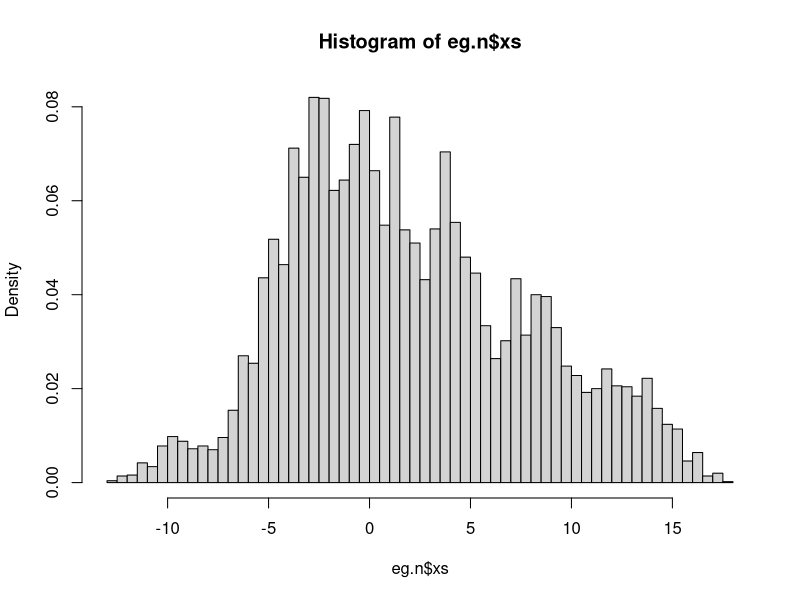
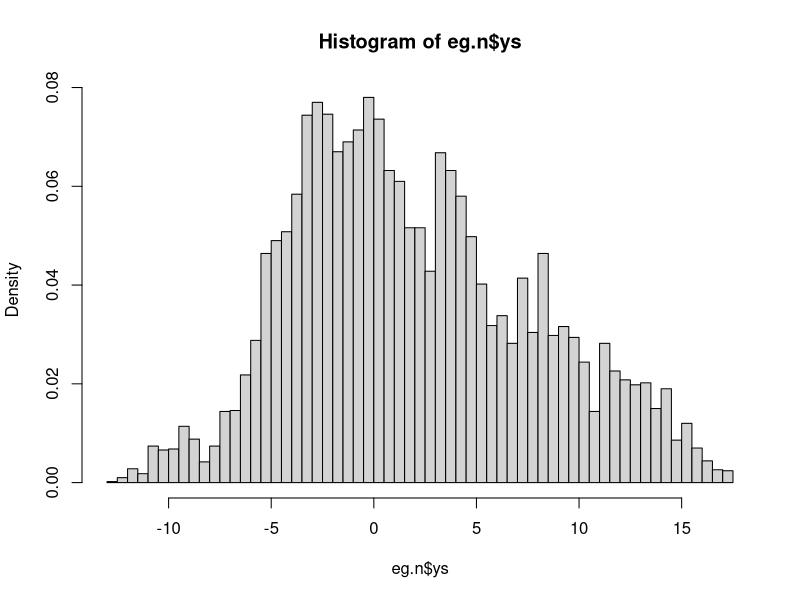
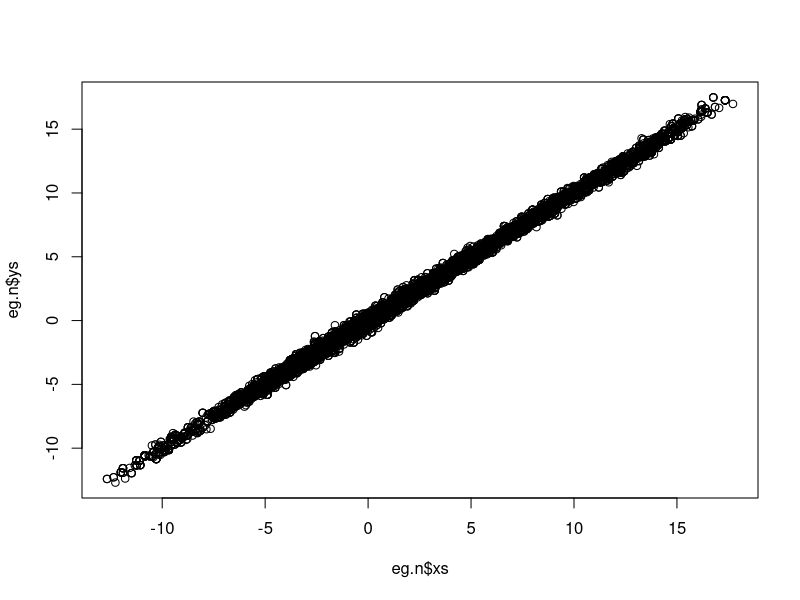

The R source for these figures, in order: (Note: this script raises an error after producing the figures.)
###McMC methods: Gibbs, M-H in R

##Gibbs sampling

## Example 1: 

## True joint probability distribution for theta1
## and theta2
joint <- matrix(c(.1,.2,.2,.1,.3,.1),2,3)
joint

## Gibbs sampler generating samples from 2 full
## conditional distributions
gibbs1 <- function(niter, th10, th20){
  th1 <- th10
  th2 <- th20
  
  th1_sam <- NULL  # to store samples for theta1
  th2_sam <- NULL  # to store samples for theta2
  
  myjoint <- matrix(0, nrow=2, ncol =3)
  for (i in 1:niter){
    th1 <- sample(c(1,2), 1, prob=joint[,th2]/sum(joint[,th2]))
    th2 <- sample(c(1,2,3), 1, prob=joint[th1,]/sum(joint[th1,]))
    
    th1_sam <- append(th1_sam, th1) #collect samples for theta1
    th2_sam <- append(th2_sam, th2) #collect samples for theta2
    
    myjoint[th1,th2] <- myjoint[th1,th2] +1
  }
  print(myjoint/sum(myjoint)) #joint prob distribution constructed from our samples
  list(th1=th1_sam, th2=th2_sam)
}

eg1 <- gibbs1(1000,1,1)
eg2 <- gibbs1(10000,1,1)


## Example 2: Gibbs sampling for bivariate Normal 
## random variables

## Let X~Normal(mu,V) where

V <- matrix(c(1,1,1,4),2,2) #covariance matrix
mu <- c(0,0) #mean vector

## Samples from X can be generated by the following
## gibbs sampler using the full conditional distributions
## x1|x2 and x2|x1

gibbs2 <- function(niter, x10,x20, V, mu){
  x1 <- x10
  x2 <- x20
  
  x1.samp <- NULL
  x2.samp <- NULL
  
  sig1 <- sqrt(V[1,1])
  sig2 <- sqrt(V[2,2])
  
  rho <- V[1,2]/(sig1*sig2) #correlation coefficient
  
  sig12 <- sig1*sqrt(1-rho^2)
  sig21 <- sig2*sqrt(1-rho^2)
  
  for (i in niter){
    x1 <- rnorm(1, mu[1] + sig1/sig2*rho*(x2-mu[2]), sig12 )     # conditional distn x1|x2
    x2 <- rnorm(1, mu[2] + sig2/sig1*rho*(x1-mu[1]), sig21 )    # conditional distn x2|x1
    
    x1.samp <- append(x1.samp, x1)
    x2.samp <- append(x2.samp, x2)
  }
  
  list( x1=x1.samp, x2=x2.samp)  # results collected
}

n.gib <- gibbs2(10000, 0,0, V,mu)




## Example 3: Metropolis-Hastings sampling

# Specify the (log- transformed)  target posterior distribution as a function

logpost <- function(x,y){
  - (a*x^2+ 2*b*x*y+ c*y^2)
}

# Set values required

a<- 5.25
c<- 5.25
b <- - 5.24

# M-H  for drawing samples from the above logpost

mh.1 <- function( niter, dx, dy, x0, y0) {
  
  xsamp <- NULL
  ysamp <- NULL
  
  x<- x0    # initial values
  y <- y0
  
  accept <-0
  
  for (i in 1:niter){
    
    xstar <- x+ runif(1, -dx, dx)   # Proposal moves a random distance +/-
    ystar <- y+ runif(1, -dy, dy)
    
    logalpha <- logpost(xstar, ystar)-logpost(x,y)
    
    if ( log( runif(1,0,1) ) < logalpha){
      x <- xstar
      y <- ystar
      accept <- accept +1
    } # end of if
    
    xsamp <- append(xsamp, x)
    ysamp <- append(ysamp, y)
    
  } # end of for
  
  ac <- accept/niter     # acceptance rate
  
  list( xs=xsamp, ys=ysamp, ac=ac)
}

eg.n <- mh.1(10000, 2,2,0,0)
eg.n <- mh.1(10000, 1,1,0,0)

hist(eg.n$xs, 100, prob=T)
hist(eg.n$ys, 100, prob=T)

plot(eg.n$xs, eg.n$ys)


##Example 4: Normal data with Normal conjugate prior

# setting values
tau<-1
sig2<-10
mu0<-5;
n<-5

# (TRUE) mean of the normal posterior
mu.n<-( mean(y)*n/tau + mu0/sig2 )/( n/tau+1/sig2)   # [1] 10.02745
# (TRUE) variance of the normal posterior
sig2.n<-1/(n/tau+1/sig2)      # [1] 0.1960784

# defining the data
x<-c(9.37, 10.18, 9.16, 11.60, 10.33)


#### Metropolis Algorithm ####

## M = total num of simulations
theta<-0 ; delta<-2 ; M<-10000 ; THETA<-NULL
set.seed(1)

for(s in 1:M)
{
  ## simulating our proposal
  theta.star<-rnorm(1,theta,sqrt(delta))
  
  ##taking the log of the ratio alpha
  log.alpha<-( sum(dnorm(x,theta.star,sqrt(tau),log=TRUE)) + dnorm(theta.star,mu0,sqrt(sig2),log=TRUE) ) -
    ( sum(dnorm(x,theta,sqrt(tau),log=TRUE)) + dnorm(theta,mu0,sqrt(sig2),log=TRUE) )
  
  if(log(runif(1))<log.alpha) { theta<-theta.star }
  
  ##updating THETA
  THETA<-c(THETA,theta)
}

plot(THETA[1:100])
plot(THETA, type='l')
hist(THETA[1000:10000], prob=T)

th=seq(8.5,11.5, length=100)
lines(th, dnorm(th, 10.03,sqrt(0.20)))


